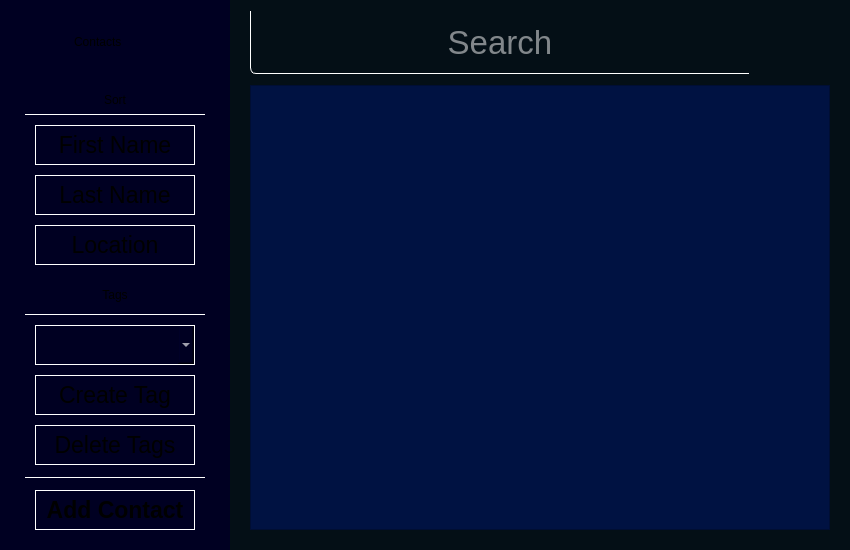
<?xml version="1.0" encoding="UTF-8"?>
<ui version="4.0">
 <class>ContactsWindow</class>
 <widget class="QMainWindow" name="ContactsWindow">
  <property name="geometry">
   <rect>
    <x>0</x>
    <y>0</y>
    <width>850</width>
    <height>550</height>
   </rect>
  </property>
  <property name="minimumSize">
   <size>
    <width>850</width>
    <height>550</height>
   </size>
  </property>
  <property name="maximumSize">
   <size>
    <width>850</width>
    <height>550</height>
   </size>
  </property>
  <property name="windowTitle">
   <string>MainWindow</string>
  </property>
  <property name="styleSheet">
   <string notr="true">QMainWindow{
background: qlineargradient(x1: 0, y1: 0, x2: 1, y2: 0, stop: 0.0 #000022, stop: 0.27058 #000022, stop: 0.27059 #040F16, stop: 1.0 #040F16);
}</string>
  </property>
  <widget class="QWidget" name="centralwidget">
   <widget class="QListWidget" name="list">
    <property name="geometry">
     <rect>
      <x>250</x>
      <y>85</y>
      <width>580</width>
      <height>445</height>
     </rect>
    </property>
    <property name="font">
     <font>
      <pointsize>-1</pointsize>
      <italic>false</italic>
      <bold>true</bold>
     </font>
    </property>
    <property name="styleSheet">
     <string notr="true">QListWidget {
background-color: #001242;
font: 600 23px &quot;Open Sans SemiBold&quot;;
color: white;
}
QListWidget:item:selected {
background: #1DA1F2;
border: none;
}</string>
    </property>
    <property name="verticalScrollBarPolicy">
     <enum>Qt::ScrollBarAlwaysOff</enum>
    </property>
    <property name="horizontalScrollBarPolicy">
     <enum>Qt::ScrollBarAlwaysOff</enum>
    </property>
   </widget>
   <widget class="QPushButton" name="add">
    <property name="geometry">
     <rect>
      <x>35</x>
      <y>490</y>
      <width>160</width>
      <height>40</height>
     </rect>
    </property>
    <property name="font">
     <font>
      <pointsize>17</pointsize>
      <italic>false</italic>
      <bold>true</bold>
     </font>
    </property>
    <property name="cursor">
     <cursorShape>PointingHandCursor</cursorShape>
    </property>
    <property name="styleSheet">
     <string notr="true">QPushButton {
font: 700 17pt &quot;Open Sans&quot;;
background: #000022;
border: 1px solid white;
}
QPushButton:hover {
background: #005384;
}</string>
    </property>
    <property name="text">
     <string>Add Contact</string>
    </property>
   </widget>
   <widget class="QLineEdit" name="ajax">
    <property name="geometry">
     <rect>
      <x>250</x>
      <y>10</y>
      <width>500</width>
      <height>64</height>
     </rect>
    </property>
    <property name="font">
     <font>
      <pointsize>25</pointsize>
      <italic>false</italic>
      <bold>false</bold>
     </font>
    </property>
    <property name="styleSheet">
     <string notr="true">QLineEdit {
font: 300 25pt &quot;Open Sans Light&quot;;
background: #040F16;
border: 1px solid #040F16;
border-bottom: 1px solid white;
border-left: 1px solid white;
border-bottom-left-radius: 6px;
color: white;
}</string>
    </property>
    <property name="alignment">
     <set>Qt::AlignCenter</set>
    </property>
    <property name="placeholderText">
     <string>Search</string>
    </property>
   </widget>
   <widget class="QPushButton" name="s_last">
    <property name="geometry">
     <rect>
      <x>35</x>
      <y>175</y>
      <width>160</width>
      <height>40</height>
     </rect>
    </property>
    <property name="font">
     <font>
      <pointsize>17</pointsize>
      <italic>false</italic>
      <bold>false</bold>
     </font>
    </property>
    <property name="cursor">
     <cursorShape>PointingHandCursor</cursorShape>
    </property>
    <property name="styleSheet">
     <string notr="true">QPushButton {
font: 300 17pt &quot;Open Sans Light&quot;;
background: #000022;
border: 1px solid white;
}
QPushButton:hover {
background: #001242;
}</string>
    </property>
    <property name="text">
     <string>Last Name</string>
    </property>
   </widget>
   <widget class="QPushButton" name="s_first">
    <property name="geometry">
     <rect>
      <x>35</x>
      <y>125</y>
      <width>160</width>
      <height>40</height>
     </rect>
    </property>
    <property name="font">
     <font>
      <pointsize>17</pointsize>
      <italic>false</italic>
      <bold>false</bold>
     </font>
    </property>
    <property name="cursor">
     <cursorShape>PointingHandCursor</cursorShape>
    </property>
    <property name="styleSheet">
     <string notr="true">QPushButton {
font: 300 17pt &quot;Open Sans Light&quot;;
background: #000022;
border: 1px solid white;
}
QPushButton:hover {
background: #001242;
}</string>
    </property>
    <property name="text">
     <string>First Name</string>
    </property>
   </widget>
   <widget class="QLabel" name="home">
    <property name="geometry">
     <rect>
      <x>776</x>
      <y>10</y>
      <width>64</width>
      <height>64</height>
     </rect>
    </property>
    <property name="cursor">
     <cursorShape>PointingHandCursor</cursorShape>
    </property>
    <property name="toolTip">
     <string>Home</string>
    </property>
    <property name="styleSheet">
     <string notr="true">background: #040F16;</string>
    </property>
    <property name="text">
     <string>&lt;html&gt;&lt;head/&gt;&lt;body&gt;&lt;p&gt;&lt;img src=&quot;:/images/home64.png&quot;/&gt;&lt;/p&gt;&lt;/body&gt;&lt;/html&gt;</string>
    </property>
   </widget>
   <widget class="QLabel" name="contactsLogo">
    <property name="geometry">
     <rect>
      <x>10</x>
      <y>10</y>
      <width>64</width>
      <height>64</height>
     </rect>
    </property>
    <property name="cursor">
     <cursorShape>ArrowCursor</cursorShape>
    </property>
    <property name="toolTip">
     <string/>
    </property>
    <property name="styleSheet">
     <string notr="true">background: #000022;</string>
    </property>
    <property name="text">
     <string>&lt;html&gt;&lt;head/&gt;&lt;body&gt;&lt;p align=&quot;center&quot;&gt;&lt;img src=&quot;:/images/logo64.png&quot;/&gt;&lt;/p&gt;&lt;/body&gt;&lt;/html&gt;</string>
    </property>
   </widget>
   <widget class="QLabel" name="contactsLogoText">
    <property name="geometry">
     <rect>
      <x>74</x>
      <y>10</y>
      <width>146</width>
      <height>64</height>
     </rect>
    </property>
    <property name="cursor">
     <cursorShape>ArrowCursor</cursorShape>
    </property>
    <property name="toolTip">
     <string/>
    </property>
    <property name="styleSheet">
     <string notr="true">font: 300 28pt &quot;Open Sans Light&quot;;
background: #000022;</string>
    </property>
    <property name="text">
     <string>Contacts</string>
    </property>
   </widget>
   <widget class="QLabel" name="sortLabel">
    <property name="geometry">
     <rect>
      <x>25</x>
      <y>85</y>
      <width>180</width>
      <height>30</height>
     </rect>
    </property>
    <property name="styleSheet">
     <string notr="true">font: 300 19pt &quot;Open Sans Light&quot;;
background: #000022;
border-bottom: 1px solid white;</string>
    </property>
    <property name="text">
     <string>Sort</string>
    </property>
    <property name="alignment">
     <set>Qt::AlignCenter</set>
    </property>
   </widget>
   <widget class="QPushButton" name="s_location">
    <property name="geometry">
     <rect>
      <x>35</x>
      <y>225</y>
      <width>160</width>
      <height>40</height>
     </rect>
    </property>
    <property name="font">
     <font>
      <pointsize>17</pointsize>
      <italic>false</italic>
      <bold>false</bold>
     </font>
    </property>
    <property name="cursor">
     <cursorShape>PointingHandCursor</cursorShape>
    </property>
    <property name="styleSheet">
     <string notr="true">QPushButton {
font: 300 17pt &quot;Open Sans Light&quot;;
background: #000022;
border: 1px solid white;
}
QPushButton:hover {
background: #001242;
}</string>
    </property>
    <property name="text">
     <string>Location</string>
    </property>
   </widget>
   <widget class="QComboBox" name="s_tags">
    <property name="geometry">
     <rect>
      <x>35</x>
      <y>325</y>
      <width>160</width>
      <height>40</height>
     </rect>
    </property>
    <property name="cursor">
     <cursorShape>PointingHandCursor</cursorShape>
    </property>
    <property name="focusPolicy">
     <enum>Qt::WheelFocus</enum>
    </property>
    <property name="layoutDirection">
     <enum>Qt::LeftToRight</enum>
    </property>
    <property name="styleSheet">
     <string notr="true">QComboBox {
font: 300 12pt &quot;Open Sans Light&quot;;
background: #000022;
border: 1px solid white;
color: white;
}
QComboBox:hover {
background: #001242;
}</string>
    </property>
    <property name="editable">
     <bool>false</bool>
    </property>
    <property name="insertPolicy">
     <enum>QComboBox::InsertAlphabetically</enum>
    </property>
    <property name="placeholderText">
     <string/>
    </property>
   </widget>
   <widget class="QLabel" name="tagsLabe">
    <property name="geometry">
     <rect>
      <x>25</x>
      <y>275</y>
      <width>180</width>
      <height>40</height>
     </rect>
    </property>
    <property name="styleSheet">
     <string notr="true">font: 300 19pt &quot;Open Sans Light&quot;;
background: #000022;
border-bottom: 1px solid white;</string>
    </property>
    <property name="text">
     <string>Tags</string>
    </property>
    <property name="alignment">
     <set>Qt::AlignCenter</set>
    </property>
   </widget>
   <widget class="QPushButton" name="createTag">
    <property name="geometry">
     <rect>
      <x>35</x>
      <y>375</y>
      <width>160</width>
      <height>40</height>
     </rect>
    </property>
    <property name="font">
     <font>
      <pointsize>17</pointsize>
      <italic>false</italic>
      <bold>false</bold>
     </font>
    </property>
    <property name="cursor">
     <cursorShape>PointingHandCursor</cursorShape>
    </property>
    <property name="styleSheet">
     <string notr="true">QPushButton {
font: 300 17pt &quot;Open Sans Light&quot;;
background: #000022;
border: 1px solid white;
}
QPushButton:hover {
background: #001242;
}</string>
    </property>
    <property name="text">
     <string>Create Tag</string>
    </property>
   </widget>
   <widget class="QLabel" name="addBorder">
    <property name="geometry">
     <rect>
      <x>25</x>
      <y>477</y>
      <width>180</width>
      <height>1</height>
     </rect>
    </property>
    <property name="styleSheet">
     <string notr="true">font: 300 19pt &quot;Open Sans Light&quot;;
background: #000022;
border-bottom: 1px solid white;</string>
    </property>
    <property name="text">
     <string/>
    </property>
    <property name="alignment">
     <set>Qt::AlignCenter</set>
    </property>
   </widget>
   <widget class="QPushButton" name="deleteTags">
    <property name="geometry">
     <rect>
      <x>35</x>
      <y>425</y>
      <width>160</width>
      <height>40</height>
     </rect>
    </property>
    <property name="font">
     <font>
      <pointsize>17</pointsize>
      <italic>false</italic>
      <bold>false</bold>
     </font>
    </property>
    <property name="cursor">
     <cursorShape>PointingHandCursor</cursorShape>
    </property>
    <property name="styleSheet">
     <string notr="true">QPushButton {
font: 300 17pt &quot;Open Sans Light&quot;;
background: #000022;
border: 1px solid white;
}
QPushButton:hover {
background: #001242;
}</string>
    </property>
    <property name="text">
     <string>Delete Tags</string>
    </property>
   </widget>
  </widget>
 </widget>
 <resources/>
 <connections/>
</ui>
